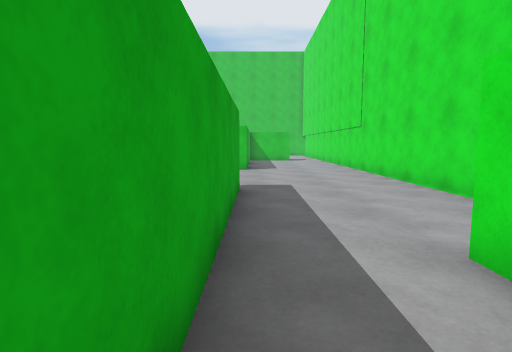
[1] (above)

24 first-person views from a walk through a scene from a Unity 3-D project. The camera is 1.2 m above the floor, tilts 6° down and sees 80° across. The floor is counted in squares, 1 m on a side. Each view is taken from the middle of a square. On the plan, view 1 faces up. The plan holds only what a view shows up to about 13 squares ahead; the rest is blank. The place goes on beyond the plan. The player character is not drawn.

[2]
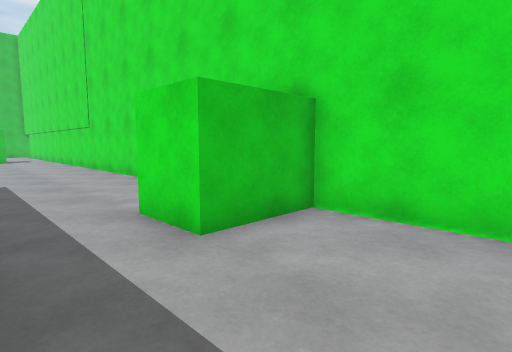

[3]
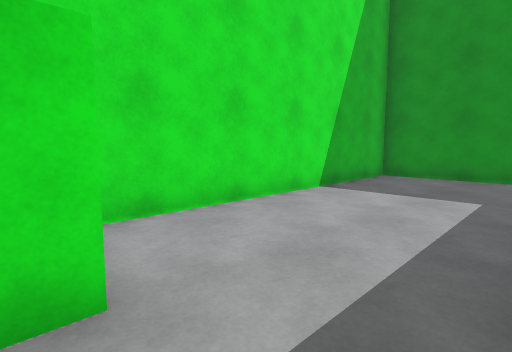

[4]
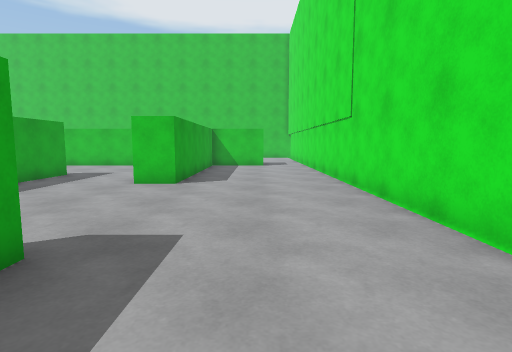

[5]
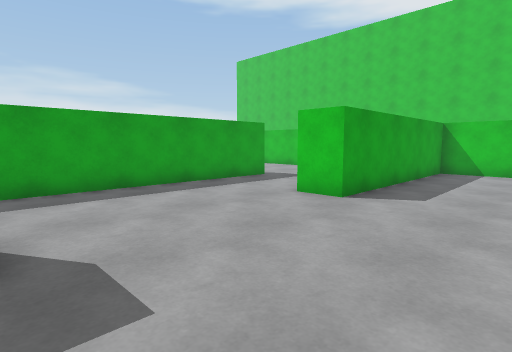

[6]
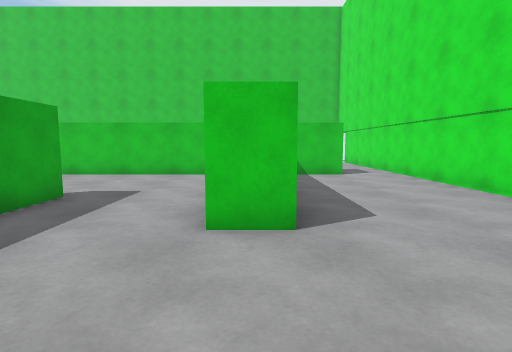

[7]
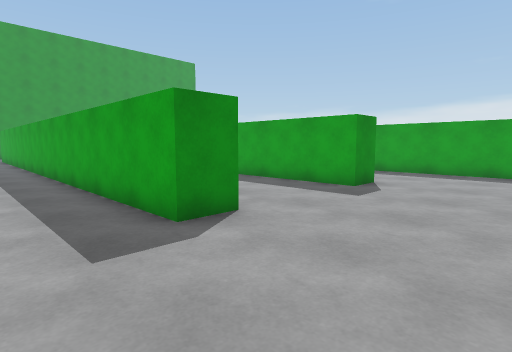

[8]
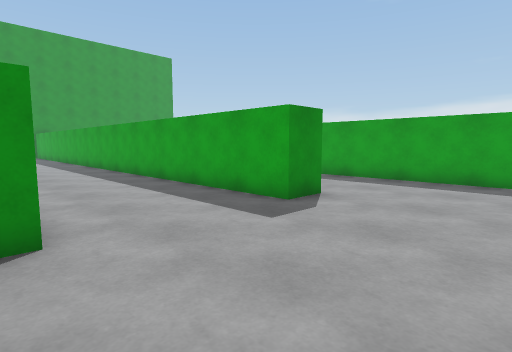

[9]
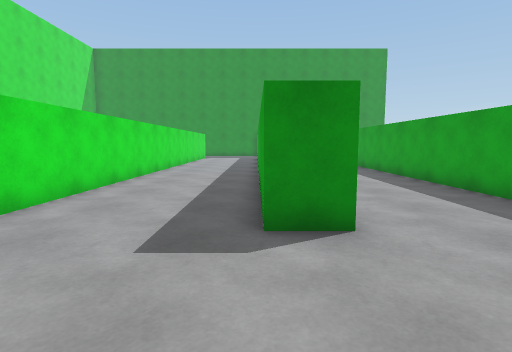

[10]
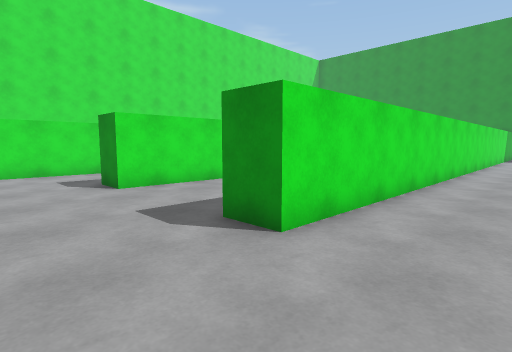

[11]
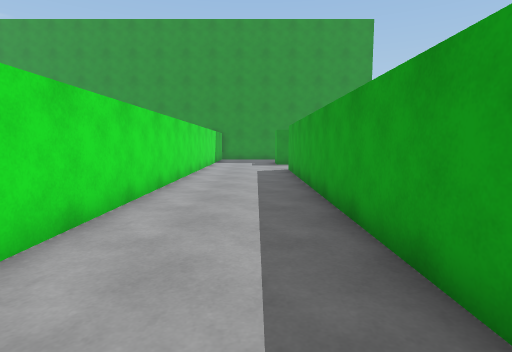

[12]
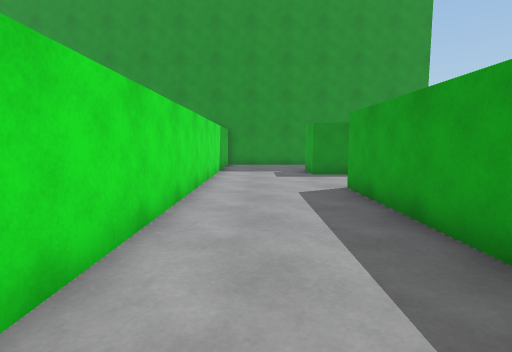

[13]
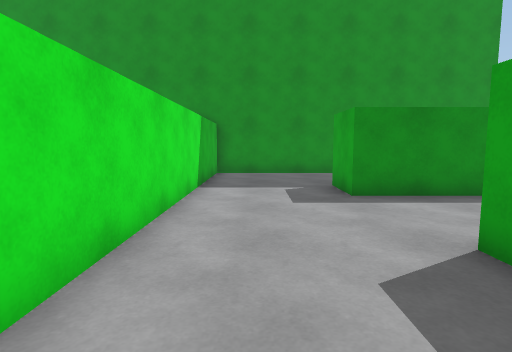

[14]
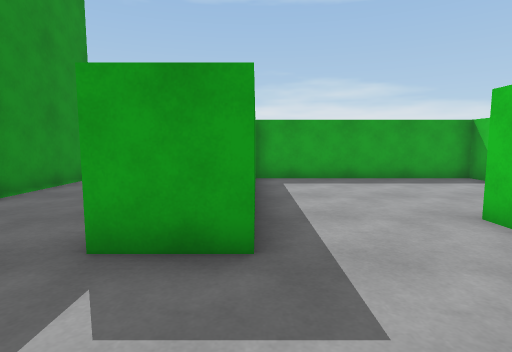

[15]
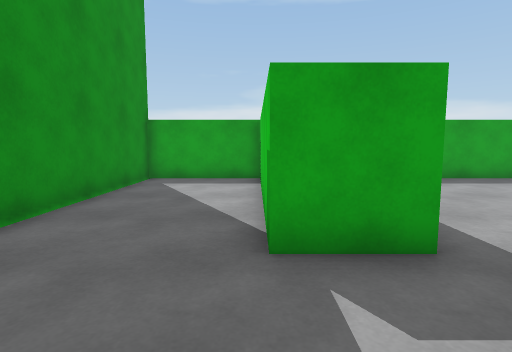

[16]
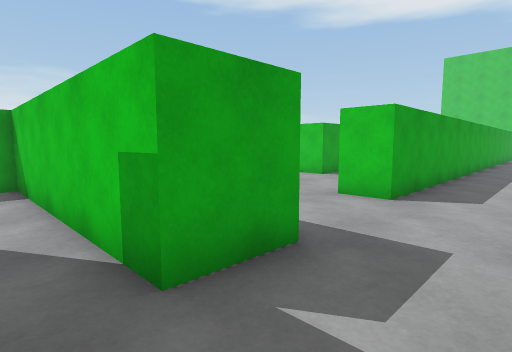

[17]
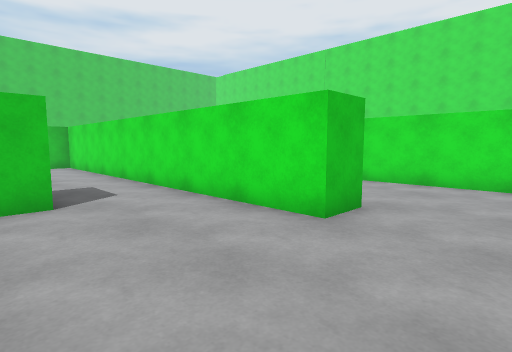

[18]
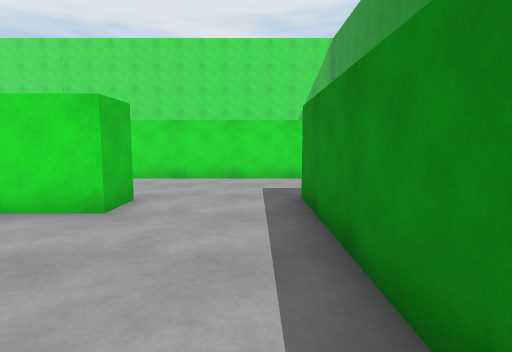

[19]
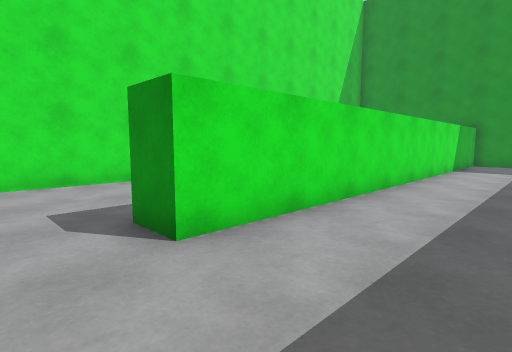

[20]
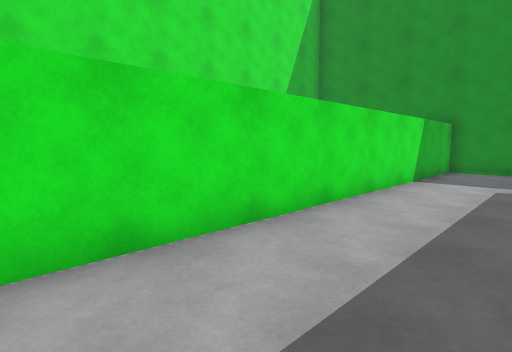

[21]
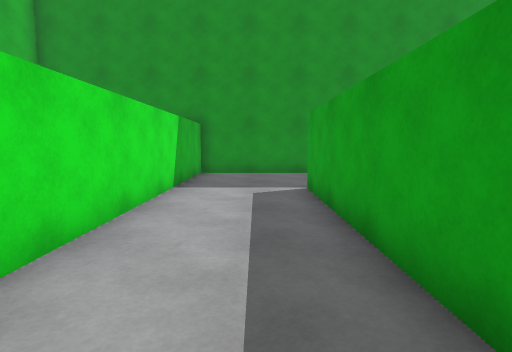

[22]
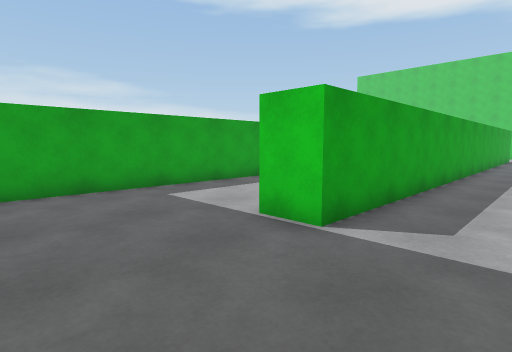

[23]
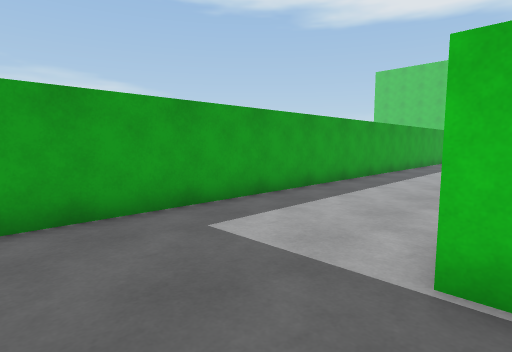

[24]
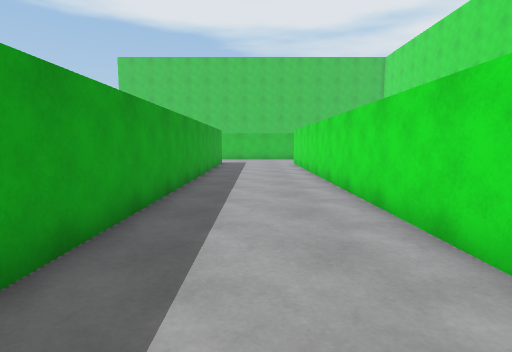

### Floor plan
Points are (right, up) in squares from view 1. A wall is a line through its corners. A room is listed if a view was taken in it or the views show most of it. See-through windows are left out.
Room 1 (views 1, 2)
walls: (1, -9.8) (4.8, -9.8) (4.8, 1.3) (2.2, 1.3); (-0.4, 1.4) (-0.4, 0.4)
ways out: opening at (0.5, 1) to room 2
Room 2 (views 3, 4, 5, 6, 7, 8, 9, 10, 11, 12, 13, 14, 15, 16, 17, 18, 19, 20, 21, 22, 23, 24)
walls: (-6.7, 0.6) (-6.7, 16.9) (-5.4, 16.9) (-5.4, -5.3) (-6.8, -5.3); (-20.7, 4.9) (-20.7, 3.5) (-23.7, 3.5) (-23.7, -4); (-1.7, 15.6) (-1.7, 18.9); (2.2, 1.3) (2.2, 3.1); (4.8, 5.9) (4.8, 20.6); (-16.5, 20.1) (-16.5, -0.4) (-17.8, -0.4) (-17.8, 5.5); (-6.2, -9.8) (-1.7, -9.8) (-1.7, 8.1) (-0.4, 8.1) (-0.4, 1.4); (-21.9, -4) (-16.2, -4) (-16.2, -5.9) (-23.7, -5.9) (-23.7, -9.8) (-12.4, -9.8) (-12.4, 16.9) (-11.1, 16.9) (-11.1, -8.4); (-3, 22) (-8.8, 22); (2.5, 22) (-0.4, 22) (-0.4, 14.2) (-1.8, 14.2)
ways out: opening at (0.5, 1) to room 1; opening at (-19.5, 4.5); opening at (3.5, 21.5)

Positions as (right, up) in squares from view 1, and headings:
1: (0, 0), facing up
2: (0, -2), facing up-right
3: (0, 2), facing down-right
4: (2, 5), facing up
5: (3, 8), facing up-left
6: (-1, 10), facing up
7: (-3, 21), facing down-left
8: (-6, 21), facing down-left
9: (-11, 21), facing down
10: (-15, 20), facing down-right
11: (-15, 14), facing down
12: (-14, 8), facing down
13: (-14, 3), facing down
14: (-13, -4), facing left
15: (-13, -6), facing left
16: (-14, -7), facing up-left
17: (-22, -3), facing up-right
18: (-23, -3), facing right
19: (-5, 10), facing down-right
20: (-5, 5), facing down-right
21: (-4, 3), facing down
22: (-3, -9), facing up-left
23: (-6, -8), facing up-left
24: (-9, -2), facing up
